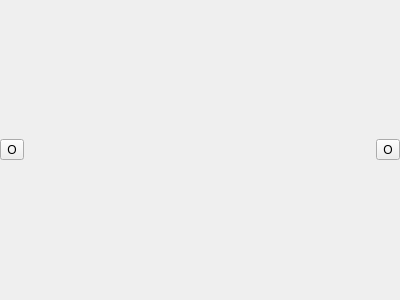
<?xml version="1.0" encoding="UTF-8"?>
<ui version="4.0">
 <class>AbstractIOWidget</class>
 <widget class="QWidget" name="AbstractIOWidget">
  <property name="geometry">
   <rect>
    <x>0</x>
    <y>0</y>
    <width>400</width>
    <height>300</height>
   </rect>
  </property>
  <property name="windowTitle">
   <string>Form</string>
  </property>
  <layout class="QHBoxLayout" name="horizontalLayout" stretch="0,1,0">
   <property name="spacing">
    <number>0</number>
   </property>
   <property name="leftMargin">
    <number>0</number>
   </property>
   <property name="topMargin">
    <number>0</number>
   </property>
   <property name="rightMargin">
    <number>0</number>
   </property>
   <property name="bottomMargin">
    <number>0</number>
   </property>
   <item>
    <widget class="QToolButton" name="connectorLeft">
     <property name="text">
      <string>O</string>
     </property>
     <property name="checkable">
      <bool>true</bool>
     </property>
    </widget>
   </item>
   <item>
    <widget class="QWidget" name="widget" native="true"/>
   </item>
   <item>
    <widget class="QToolButton" name="connectorRight">
     <property name="text">
      <string>O</string>
     </property>
     <property name="checkable">
      <bool>true</bool>
     </property>
    </widget>
   </item>
  </layout>
 </widget>
 <resources/>
 <connections/>
</ui>
